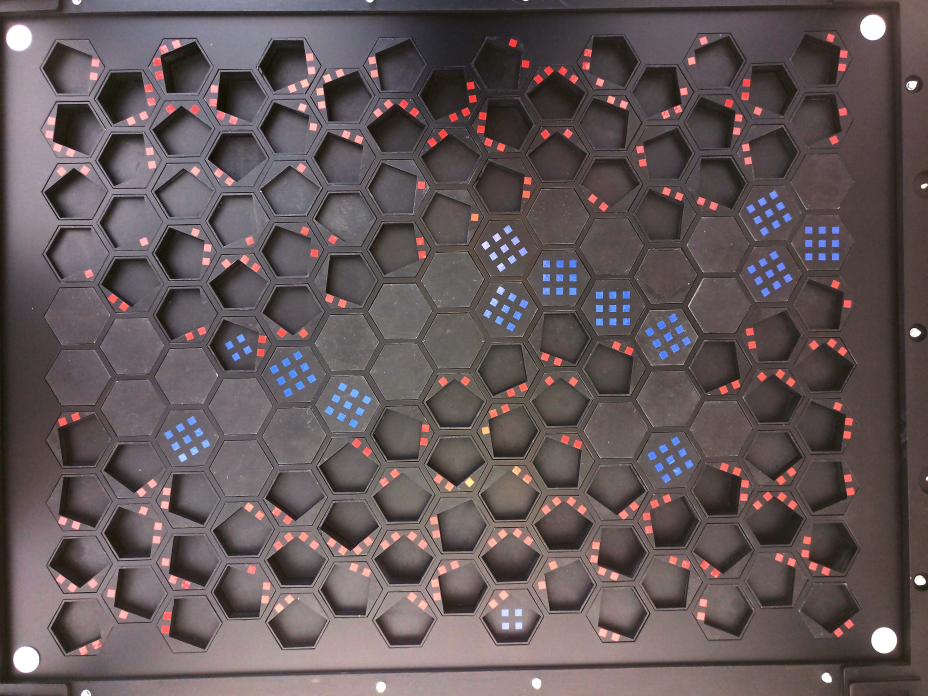
#> input picture board_image0.jpg, 4640 x 3480 px (shown at 1/5 size); its folder holds only this picture in this run
$ python -i gridCalibration_elaborate.py   (imports and definitions only)
#> lines starting #> are read from the running program, lines starting #| are printed output that depends on the picture; after the words box and inside, x2 and y2 are one past the last pixel; in counts of white or black regions, pixels touching at a corner belong together
# -*- coding: utf-8 -*-
"""
Created on Thu Jan  3 10:49:34 2019

@author: haanrj
"""

import cv2
import numpy as np
import os

def detectCorners(filename):
    # find and create new paths for storing process images if these do not exists
#> called with filename = 'board_image0.jpg'
    dir_path = dir_path = os.path.dirname(os.path.realpath(__file__))
    pic_path = os.path.join(dir_path, 'processing_files')
    try:
        # Create target Directory
        os.mkdir(pic_path)
        print("Directory " , pic_path ,  " Created ")
    except FileExistsError:
        print("Directory " , pic_path ,  " already exists, files stored anyway")

    canvas = []
    img = cv2.imread(filename) # load image
#> img is the input picture: shape (3480, 4640, 3); mean B, G, R 89, 87.4, 99.3
    cv2.imwrite(os.path.join(pic_path, '00_Original_image_for_calibration.jpg'), img) # store grayscale image
    gray = cv2.cvtColor(img,cv2.COLOR_BGR2GRAY) # convert image to grayscale
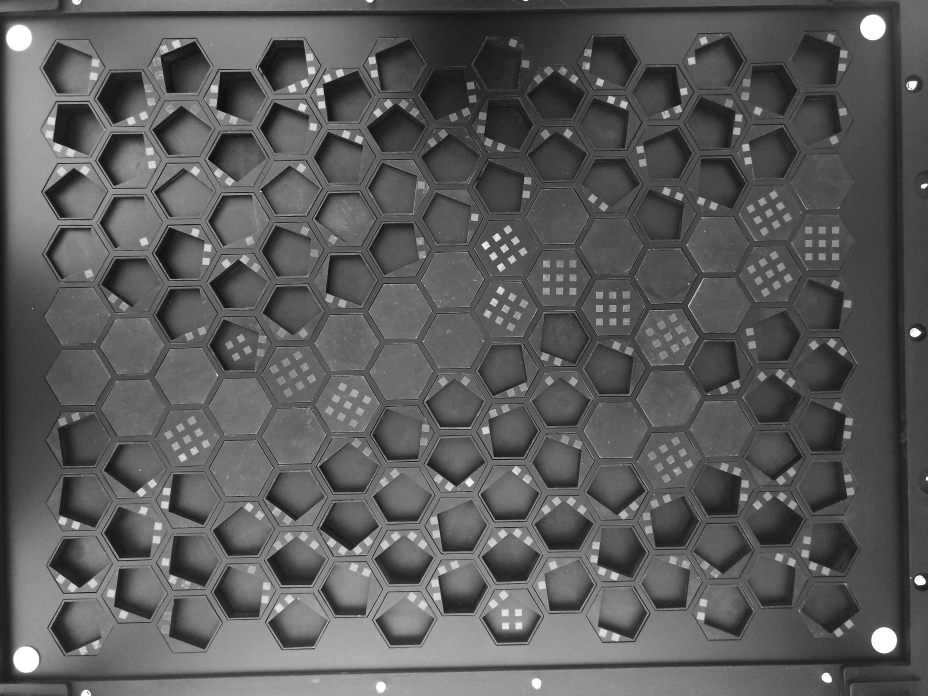
#> gray: shape (3480, 4640) (shown at 1/5 size); min 0, max 255, mean 91.1
    cv2.imwrite(os.path.join(pic_path, '01_Calibration_image_grayscale.jpg'), gray) # store grayscale image
    blur = cv2.GaussianBlur(gray,(5,5),0) # flur grayscale image
    ret, thresh = cv2.threshold(blur, 0, 255, cv2.THRESH_BINARY+cv2.THRESH_OTSU) # threshold grayscale image as binary
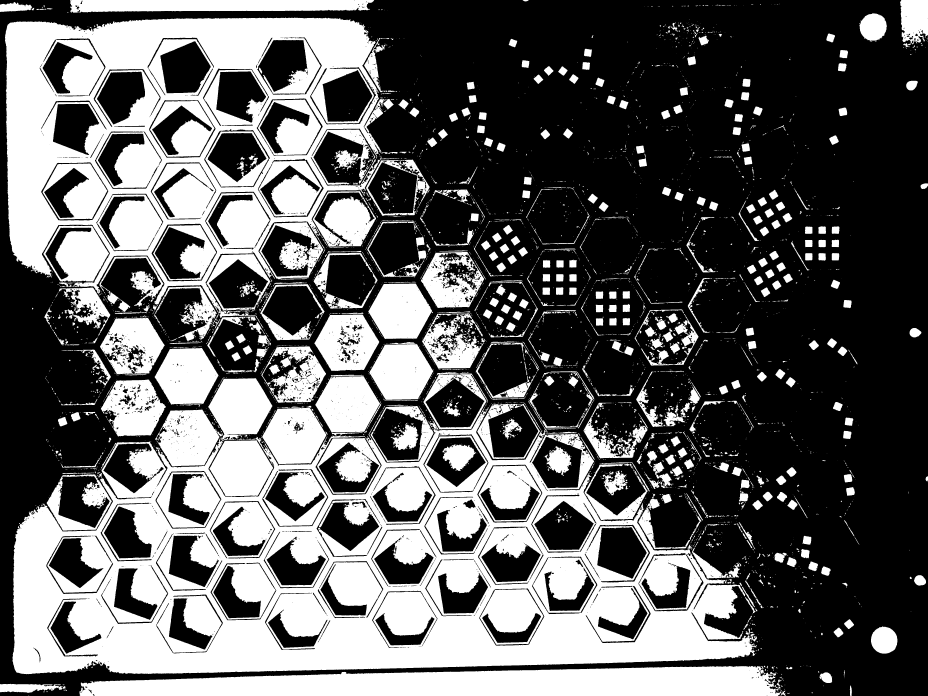
#> thresh: shape (3480, 4640) (shown at 1/5 size); 37.9% white; 4356 white regions (2876 under 20 px), largest, box (x1, y1, x2, y2) and area: (62, 1891, 3785, 3371) 2269224, (25, 88, 1998, 1625) 1173751, (396, 3330, 3907, 3480) 400402
#> ret = 98
    cv2.imwrite(os.path.join(pic_path, '02_Calibration_image_threshold.jpg'), thresh) # store threshold image

    # detect corner circles in the image (min/max radius ensures only finding those)
    circles = cv2.HoughCircles(thresh, cv2.HOUGH_GRADIENT, 1, 200, param1 = 50, param2 = 15, minRadius = 50, maxRadius = 70)
#> circles = 16 rows, first 8: [4420.5, 3200.5, 66.1], [2290.5, 1318.5, 66.1], [1827.5, 806.5, 60.6], [1023.5, 1561.5, 68.3], [614.5, 1803.5, 60.6], [2310.5, 1624.5, 66.1], [3127.5, 2377.5, 67.2], [1379.5, 1886.5, 68.3]

    # ensure at least some circles were found, such falesafes (also for certain error types) should be build in in later versions
    if circles is not None:
        # convert the (x, y) coordinates and radius of the circles to integers
        circles = np.round(circles[0, :]).astype("int")
#> circles = 16 rows, first 8: [4420, 3200, 66], [2290, 1318, 66], [1828, 806, 61], [1024, 1562, 68], [614, 1804, 61], [2310, 1624, 66], [3128, 2378, 67], [1380, 1886, 68]
        # loop over the (x, y) coordinates and radius of the circles
        for (x, y, r) in circles:
            cv2.circle(img, (x, y), r, (0, 255, 0), 4) # draw circle around detected corner
            cv2.rectangle(img, (x - 5, y - 5), (x + 5, y + 5), (0, 128, 255), -1) # draw rectangle at center of detected corner
            canvas.append([x, y]) # store corner coordinates
#> this loop made 16 passes
#> (x, y, r) on passes 1 to 12: (4420, 3200, 66), (2290, 1318, 66), (1828, 806, 61), (1024, 1562, 68), (614, 1804, 61), (2310, 1624, 66), (3128, 2378, 67), (1380, 1886, 68), (2848, 2224, 68), (2894, 1996, 68), (2368, 2004, 64), (1228, 1492, 56)
#> after the loop, canvas = [[4420, 3200], [2290, 1318], [1828, 806], [1024, 1562], [614, 1804], [2310, 1624], [3128, 2378], [1380, 1886], [2848, 2224], [2894, 1996], [2368, 2004], [1228, 1492], [1550, 1198], [2612, 2074], [1950, 2102], [3428, 1624]]
        cv2.imwrite(os.path.join(pic_path, '03_CornersDetected.jpg'), img) # store the corner detection image
        """
        # storing corners for the perspective warp, disabled

        with open('circles_real.txt', 'w') as f:
            for item in circles:
                f.write("%s\n" % item)
        print('stored')
        """
        return np.array(canvas), thresh, pic_path
    else:
        print('no circles')

# [72 lines left out: functions rotateGrid, calcGrid, not called in this run]

"""
# this function draws the grid as calculated by calcGrid function. Not called in the script

def drawMask(origins, img):
    global count
    global radius
    r = int(round(radius / 2))
    for (x, y, count) in origins:
        # draw the circle in the output image, then draw a rectangle
        # corresponding to the center of the circle
        cv2.circle(img, (x, y), r, (0, 255, 0), 4)
        #cv2.rectangle(img, (x - 5, y - 5), (x + 5, y + 5), (0, 128, 255), -1)
        cv2.putText(img, str(count), (x - 50, y + 30), cv2.FONT_HERSHEY_SIMPLEX, 3, (0, 0, 255), 1)
    # save image with grid
    cv2.imwrite('drawGrid.jpg', img)
    print('success')
    return
"""

>>> result = detectCorners('board_image0.jpg')

$ run again, on board_image2.jpg
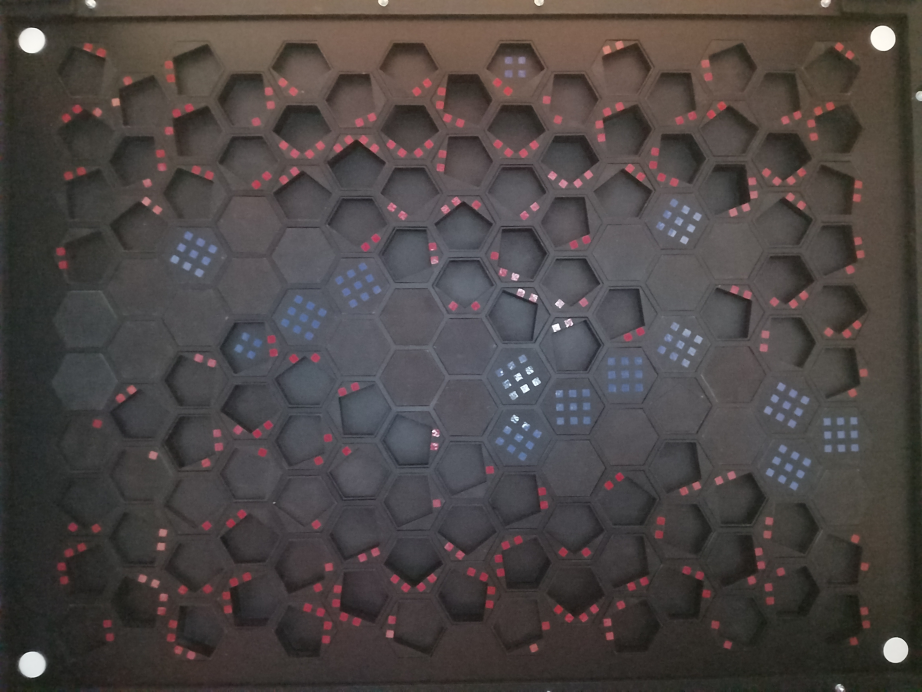
#> input picture board_image2.jpg, 4608 x 3456 px (shown at 1/5 size)
#> in detectCorners, img is the input picture: shape (3456, 4608, 3); mean B, G, R 69.1, 70.1, 76.4
#> in detectCorners, `gray = cv2.cvtColor(img,cv2.COLOR_BGR2GRAY)`:
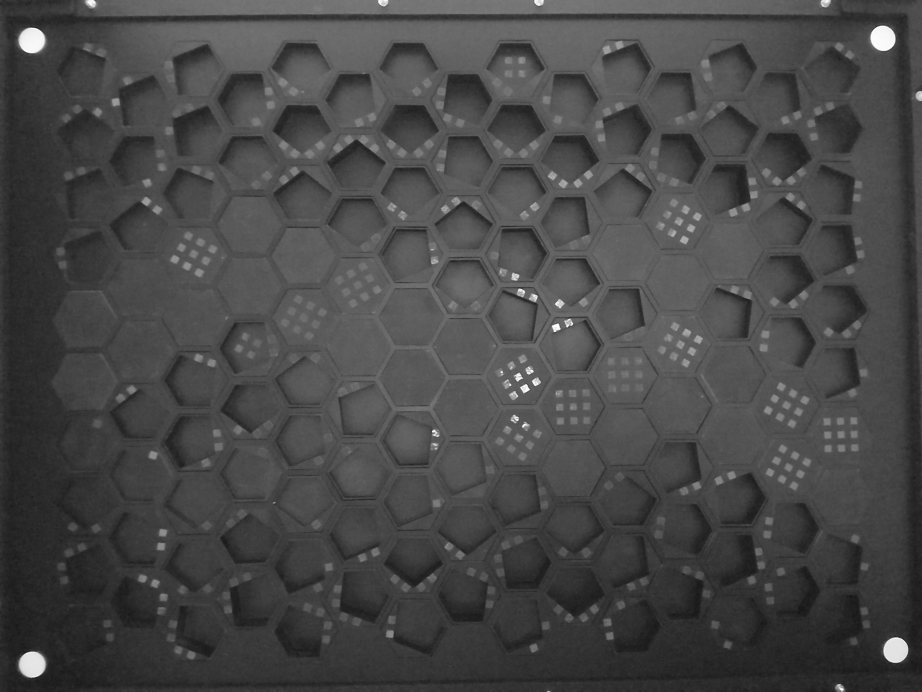
#> gray: shape (3456, 4608) (shown at 1/5 size); min 3, max 255, mean 71.9
#> in detectCorners, `ret, thresh = cv2.threshold(blur, 0, 255, cv2.THRESH_BINARY+cv2.THRESH..`:
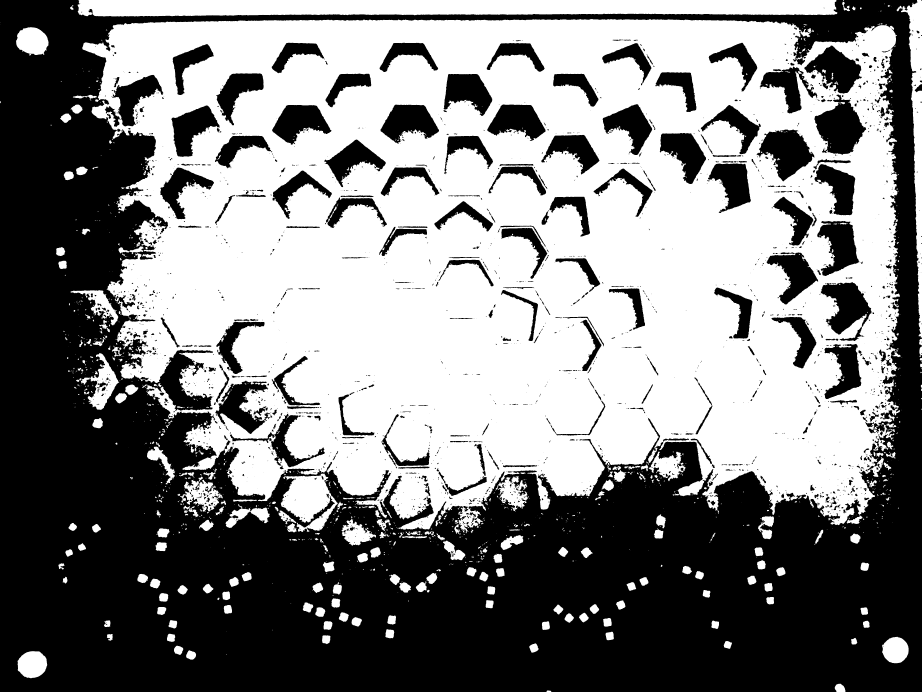
#> thresh: shape (3456, 4608) (shown at 1/5 size); 50.9% white; 2251 black regions (1261 under 20 px), largest, box (x1, y1, x2, y2) and area: (0, 0, 4608, 3456) 6479500, (4072, 473, 4331, 775) 44841, (3783, 648, 4072, 907) 41192
#> ret = 71
#> in detectCorners, `circles = cv2.HoughCircles(thresh, cv2.HOUGH_GRADIENT, 1, 200, param1 ..`: circles = [[4477.5, 3250.5, 65.3], [4416.5, 193.5, 63.9], [2329.5, 2605.5, 54]]
#> in detectCorners, `circles = np.round(circles[0, :]).astype("int")`: circles = [[4478, 3250, 65], [4416, 194, 64], [2330, 2606, 54]]
#> the loop in detectCorners, `for (x, y, r) in circles:` made 3 passes
#> after the loop in detectCorners, `for (x, y, r) in circles:`: canvas = [[4478, 3250], [4416, 194], [2330, 2606]]

$ run again, on board_image3.jpg
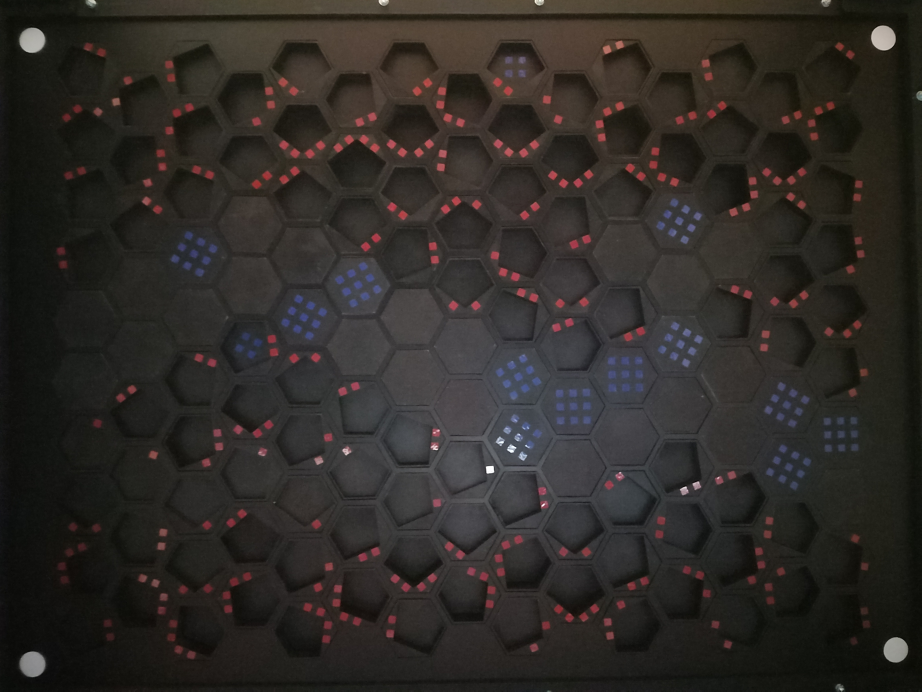
#> input picture board_image3.jpg, 4608 x 3456 px (shown at 1/5 size)
#> in detectCorners, img is the input picture: shape (3456, 4608, 3); mean B, G, R 39.3, 42.7, 46.8
#> in detectCorners, `gray = cv2.cvtColor(img,cv2.COLOR_BGR2GRAY)`:
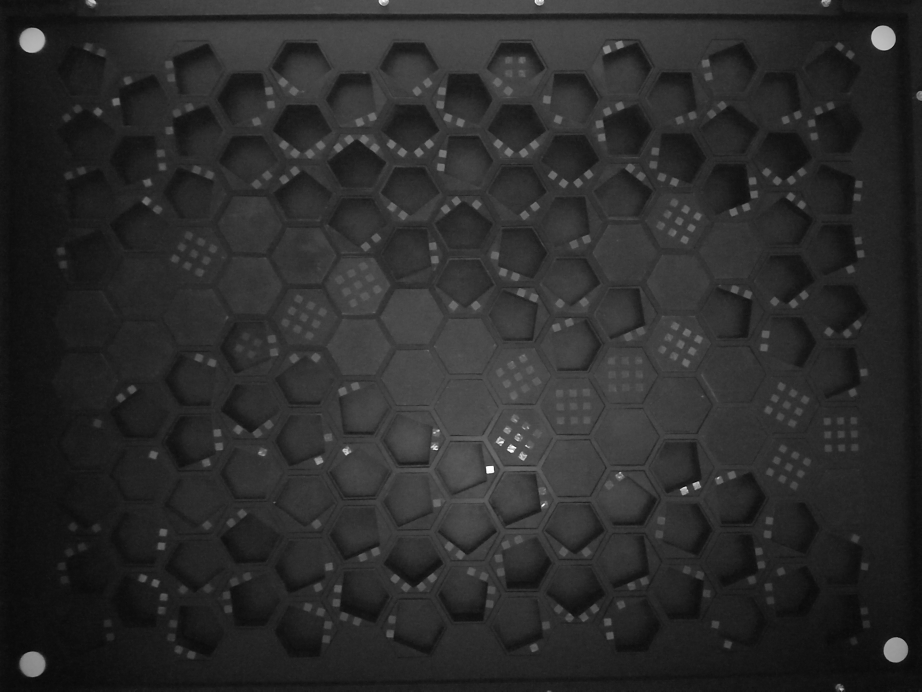
#> gray: shape (3456, 4608) (shown at 1/5 size); min 0, max 255, mean 43.5
#> in detectCorners, `ret, thresh = cv2.threshold(blur, 0, 255, cv2.THRESH_BINARY+cv2.THRESH..`:
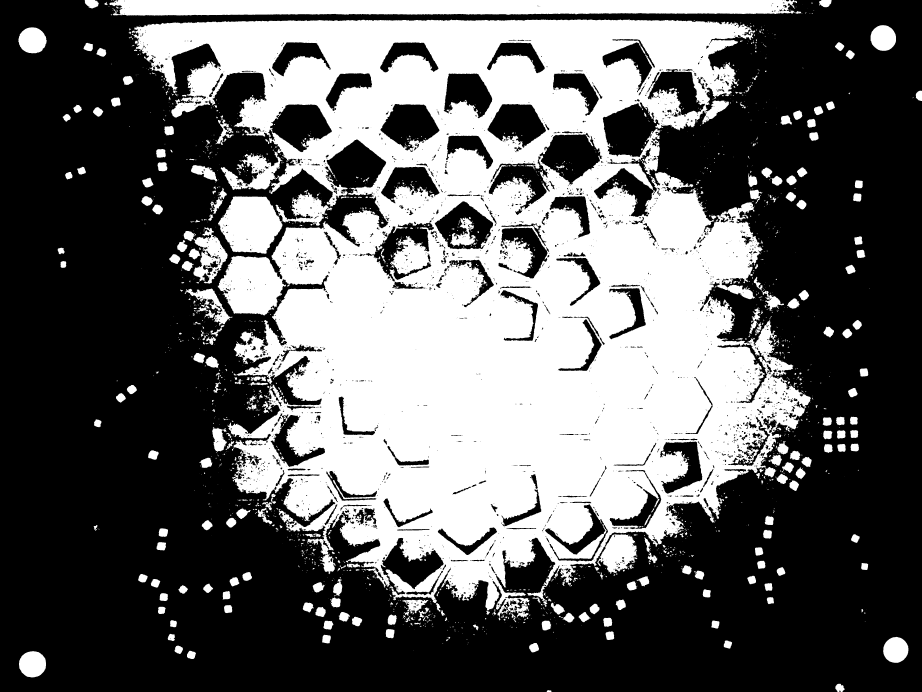
#> thresh: shape (3456, 4608) (shown at 1/5 size); 38.3% white; 2315 white regions (1508 under 20 px), largest, box (x1, y1, x2, y2) and area: (658, 97, 4055, 3089) 5348632, (547, 0, 3985, 79) 239052, (1090, 982, 1412, 1269) 67117
#> ret = 47
#> in detectCorners, `circles = cv2.HoughCircles(thresh, cv2.HOUGH_GRADIENT, 1, 200, param1 ..`: circles = [[4477.5, 3248.5, 64.1], [4414.5, 187.5, 62.5], [1235.5, 2361.5, 62.8], [1598.5, 2728.5, 61.5], [2550.5, 870.5, 53.9], [3779.5, 2186.5, 50.6]]
#> in detectCorners, `circles = np.round(circles[0, :]).astype("int")`: circles = [[4478, 3248, 64], [4414, 188, 62], [1236, 2362, 63], [1598, 2728, 62], [2550, 870, 54], [3780, 2186, 51]]
#> the loop in detectCorners, `for (x, y, r) in circles:` made 6 passes
#> after the loop in detectCorners, `for (x, y, r) in circles:`: canvas = [[4478, 3248], [4414, 188], [1236, 2362], [1598, 2728], [2550, 870], [3780, 2186]]
